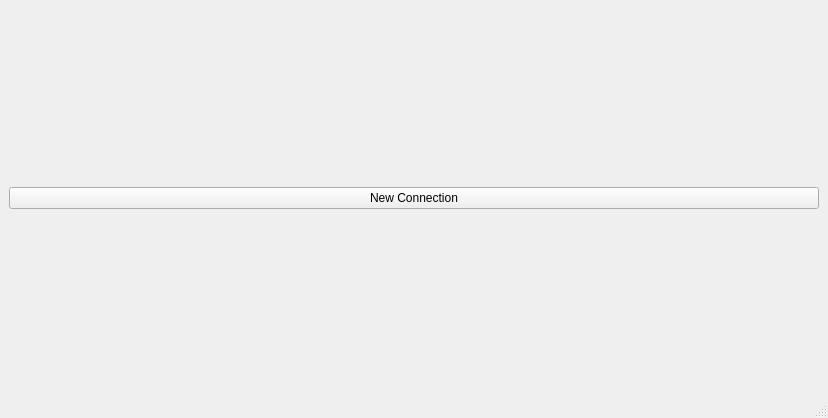
<?xml version="1.0" encoding="UTF-8"?>
<ui version="4.0">
 <class>MainWindow</class>
 <widget class="QMainWindow" name="MainWindow">
  <property name="geometry">
   <rect>
    <x>0</x>
    <y>0</y>
    <width>828</width>
    <height>418</height>
   </rect>
  </property>
  <property name="windowTitle">
   <string>MainWindow</string>
  </property>
  <widget class="QWidget" name="centralwidget">
   <layout class="QVBoxLayout" name="verticalLayout">
    <item>
     <widget class="QPushButton" name="pushButton">
      <property name="text">
       <string>New Connection</string>
      </property>
     </widget>
    </item>
   </layout>
  </widget>
  <widget class="QMenuBar" name="menubar">
   <property name="geometry">
    <rect>
     <x>0</x>
     <y>0</y>
     <width>828</width>
     <height>22</height>
    </rect>
   </property>
  </widget>
  <widget class="QStatusBar" name="statusbar"/>
 </widget>
 <resources/>
 <connections/>
</ui>
